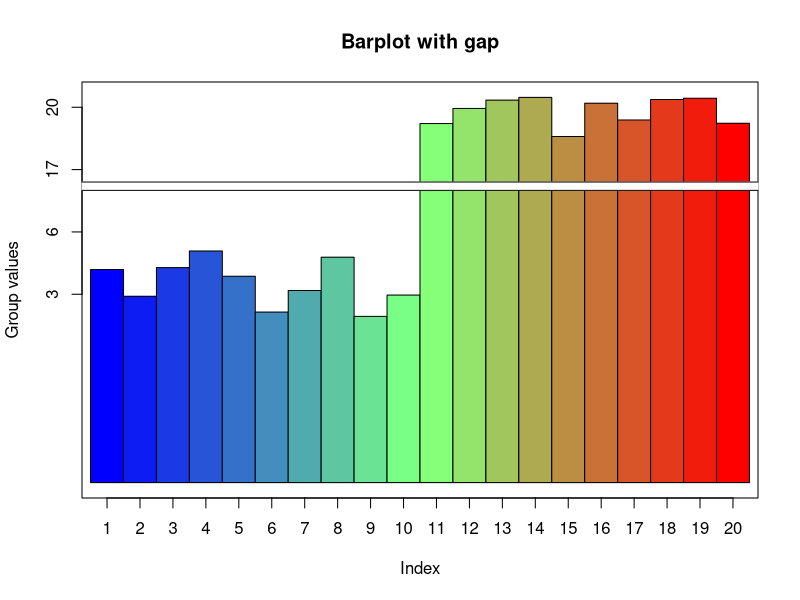
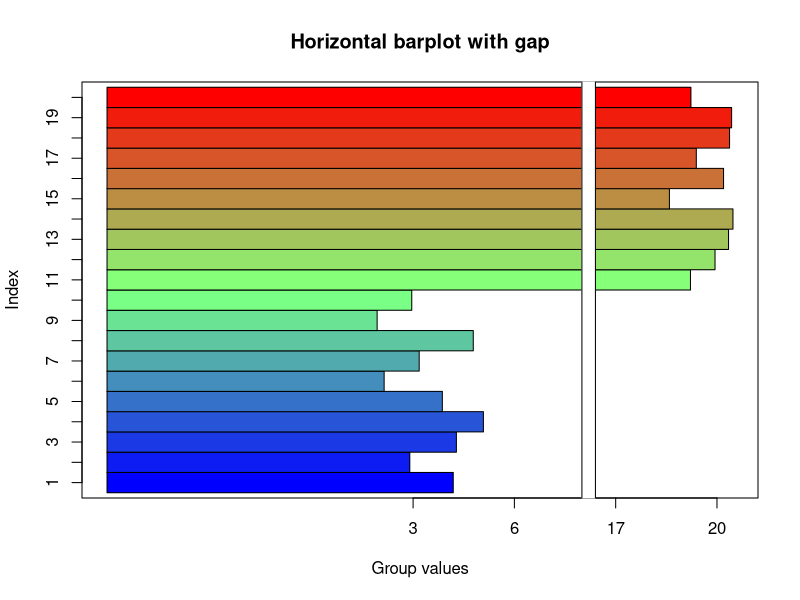

Write R code to recreate these figures, in order.
library(plotrix)


### Name: gap.barplot
### Title: Display a barplot with a gap (missing range) on one axis
### Aliases: gap.barplot
### Keywords: misc

### ** Examples

 twogrp<-c(rnorm(10)+4,rnorm(10)+20)
 gap.barplot(twogrp,gap=c(8,16),xlab="Index",ytics=c(3,6,17,20),
  ylab="Group values",main="Barplot with gap")
 gap.barplot(twogrp,gap=c(8,16),xlab="Index",ytics=c(3,6,17,20),
  ylab="Group values",horiz=TRUE,main="Horizontal barplot with gap")
